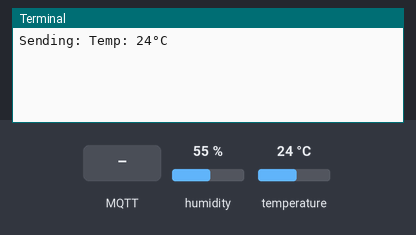
Simulated run of this program. Board: Raspberry Pi (BCM pin numbers). Parts: the last lines printed to the terminal. The test bench sets the inputs (shaded band); at power-on: humidity 55 %, temperature 24 °C. No MQTT or app messages arrive unless stated; the clock reads 2024-03-15 10:24:30 at power-on unless the program sets it.

Above: at 1.3 s.
1.4 s: MQTT message "1" arrives on the first subscribed topic
At 2.5 s:
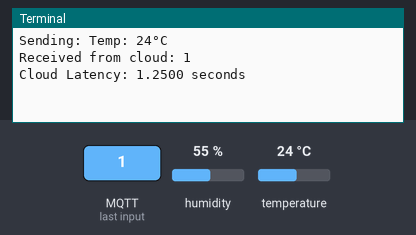
2.9 s: MQTT message "on" arrives on the first subscribed topic
At 3.6 s:
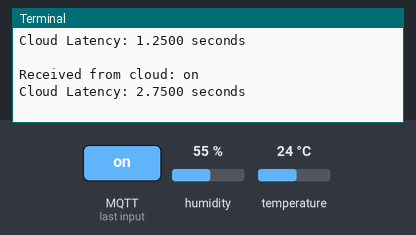
4.4 s: MQTT message "off" arrives on the first subscribed topic
At 4.8 s:
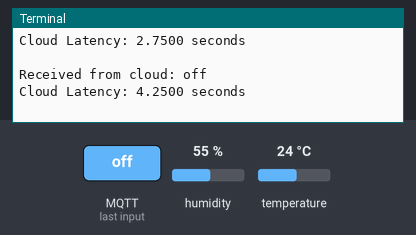

The program:

cloud_computing.py
```python
import board
import time
import adafruit_dht
import requests
import paho.mqtt.client as mqtt


AIO_USERNAME = "******"
AIO_KEY = "******"
temp_feed = f"username/feeds/temperature"
control_feed = f"username/feeds/control"
broker = "io.adafruit.com"


dht_device = adafruit_dht.DHT11(board.D4, use_pulseio=False)


client = mqtt.Client()
client.username_pw_set(AIO_USERNAME, AIO_KEY)
client.connect(broker, 1883,60)


def on_message(client, userdata, message):
    print(f"Received from cloud: {message.payload.decode()}")
    cloud_latency = measure_latency(start_time, "Cloud")

client.on_message = on_message
client.subscribe(control_feed)
client.loop_start()


def measure_latency(start_time, system_type):
    latency = time.time() - start_time
    print(f"{system_type} Latency: {latency:.4f} seconds\n")
    return latency


while True:
    try:
        start_time = time.time()
        temperature = dht_device.temperature
        payload = f"Temp: {temperature}°C"
        print(f"Sending: {payload}")
        client.publish(temp_feed, payload)

    except RuntimeError as e:
        time.sleep(1)
    time.sleep(10)  # Publish every 5 seconds
```

Measured:
- after the input at 1.4 s, the terminal: prints a new line at once (image 1)
- after the input at 2.9 s, the terminal: prints a new line at once (image 2)
- after the input at 4.4 s, the terminal: prints a new line at once (image 3)
